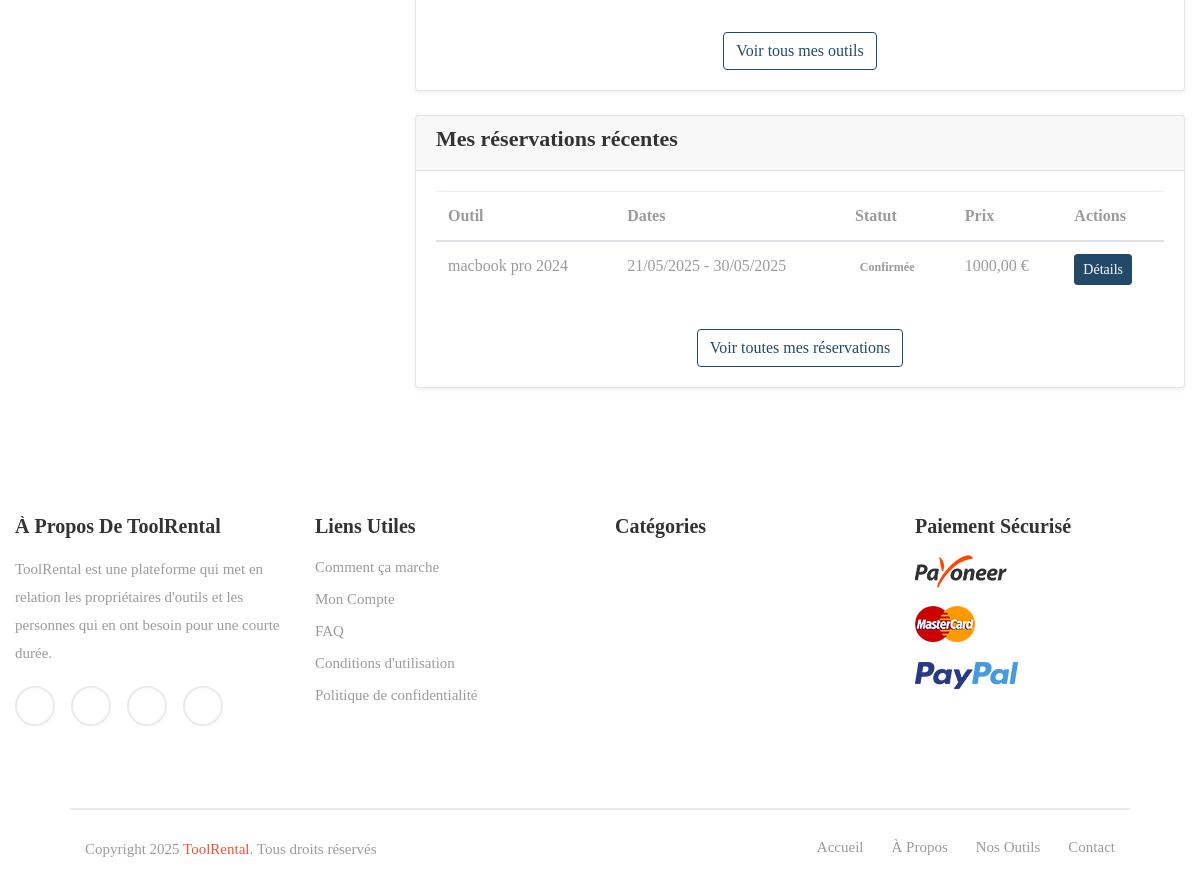
Before: /accounts/profile/ (signed in, lower part) with the older database file.
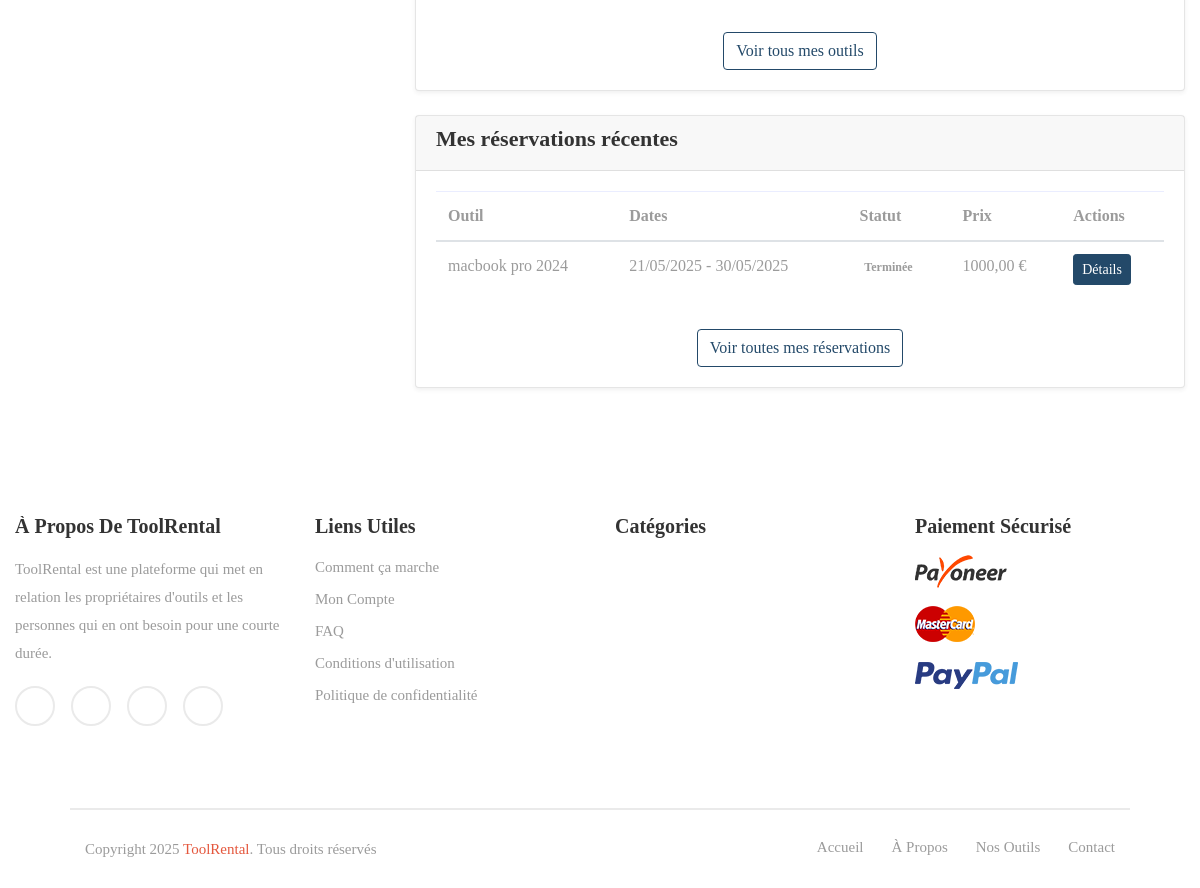
After: the same page with the newer database file.
### reservations/models.py (models this page shows, shortened)
class Reservation(models.Model):
    STATUS_CHOICES = [
        ('pending', 'En attente'),
        ('confirmed', 'Confirmée'),
        ('canceled', 'Annulée'),
        ('completed', 'Terminée'),
    ]
    tool = models.ForeignKey(Tool, on_delete=models.CASCADE, related_name='reservations')
    renter = models.ForeignKey(User, on_delete=models.CASCADE, related_name='reservations')
    start_date = models.DateField()
    end_date = models.DateField()
    total_price = models.DecimalField(max_digits=10, decimal_places=2)
    status = models.CharField(max_length=20, choices=STATUS_CHOICES, default='pending')
    created_at = models.DateTimeField(auto_now_add=True)
    updated_at = models.DateTimeField(auto_now=True)

### tools/models.py (models this page shows, shortened)
class Tool(models.Model):
    CONDITION_CHOICES = [
        ('neuf', 'Neuf'),
        ('excellent', 'Excellent'),
        ('bon', 'Bon'),
        ('usage', 'Usagé'),
    ]
    name = models.CharField(max_length=200)
    description = models.TextField()
    category = models.ForeignKey(Category, on_delete=models.CASCADE, related_name='tools')
    owner = models.ForeignKey(User, on_delete=models.CASCADE, related_name='owned_tools')
    price_per_day = models.DecimalField(max_digits=10, decimal_places=2)
    deposit_amount = models.DecimalField(max_digits=10, decimal_places=2)
    is_available = models.BooleanField(default=True)
    condition = models.CharField(max_length=10, choices=CONDITION_CHOICES, default='bon')
    created_at = models.DateTimeField(auto_now_add=True)
    updated_at = models.DateTimeField(auto_now=True)
    location = models.CharField(max_length=255, blank=True, null=True)  # Localisation de l'outil pour la recherche

### accounts/views.py (the view)
# urls.py: path('profile/', views.profile, name='profile'),
@login_required
def profile(request):
    if request.method == 'POST':
        u_form = UserUpdateForm(request.POST, instance=request.user)
        p_form = ProfileUpdateForm(request.POST, request.FILES, instance=request.user.profile)
        if u_form.is_valid() and p_form.is_valid():
            u_form.save()
            p_form.save()
            messages.success(request, f'Votre profil a été mis à jour avec succès !')
            return redirect('accounts:profile')
    else:
        u_form = UserUpdateForm(instance=request.user)
        p_form = ProfileUpdateForm(instance=request.user.profile)
    from reservations.models import Reservation
    reservations = Reservation.objects.filter(renter=request.user).order_by('-created_at')[:3]
    is_proprietaire = request.user.profile.user_type == 'proprietaire'
    tools = None
    if is_proprietaire:
        from tools.models import Tool
        tools = Tool.objects.filter(owner=request.user).order_by('-created_at')[:3]
    context = {
        'u_form': u_form,
        'p_form': p_form,
        'reservations': reservations,
        'tools': tools,
        'is_proprietaire': is_proprietaire,
    }
    return render(request, 'accounts/profile.html', context)

### templates/accounts/profile.html (shortened to what this page needs)
{% extends 'base.html' %}
{% load static %}
{% block content %}
<div class="container my-5">
    <div class="row">
        <div class="col-md-4">
        </div>
        <div class="col-md-8">
            {% if is_proprietaire %}
                <div class="card shadow-sm mb-4">
                    <div class="card-body">
                        {% if tools %}
                            <div class="row">
                            </div>
                            <div class="text-center mt-3">
                                <a href="{% url 'tools:my_tools' %}" class="btn btn-outline-primary">Voir tous mes outils</a>
                            </div>
                        {% else %}
                            <div class="alert alert-info">
                                Vous n'avez pas encore ajouté d'outils. <a href="{% url 'tools:add' %}">Commencer maintenant</a>
                            </div>
                        {% endif %}
                    </div>
                </div>
            {% endif %}
            <div class="card shadow-sm">
                <div class="card-header">
                    <h4>Mes réservations récentes</h4>
                </div>
                <div class="card-body">
                    {% if reservations %}
                        <div class="table-responsive">
                            <table class="table table-hover">
                                <thead>
                                    <tr>
                                        <th>Outil</th>
                                        <th>Dates</th>
                                        <th>Statut</th>
                                        <th>Prix</th>
                                        <th>Actions</th>
                                    </tr>
                                </thead>
                                <tbody>
                                    {% for res in reservations %}
                                        <tr>
                                            <td>{{ res.tool.name }}</td>
                                            <td>{{ res.start_date|date:"d/m/Y" }} - {{ res.end_date|date:"d/m/Y" }}</td>
                                            <td><span class="badge badge-{{ res.status }}">{{ res.get_status_display }}</span></td>
                                            <td>{{ res.total_price }} €</td>
                                            <td>
                                                <a href="#" class="btn btn-sm btn-primary">Détails</a>
                                            </td>
                                        </tr>
                                    {% endfor %}
                                </tbody>
                            </table>
                        </div>
                        <div class="text-center mt-3">
                            <a href="{% url 'reservations:my_reservations' %}" class="btn btn-outline-primary">Voir toutes mes réservations</a>
                        </div>
                    {% else %}
                        <div class="alert alert-info">
                            Vous n'avez pas encore de réservations. <a href="{% url 'tools:list' %}">Parcourir les outils</a>
                        </div>
                    {% endif %}
                </div>
            </div>
        </div>
    </div>
</div>
{% endblock %}

Changed rows visible on the page:
changed Reservation: status "Confirmée" → "Terminée"
